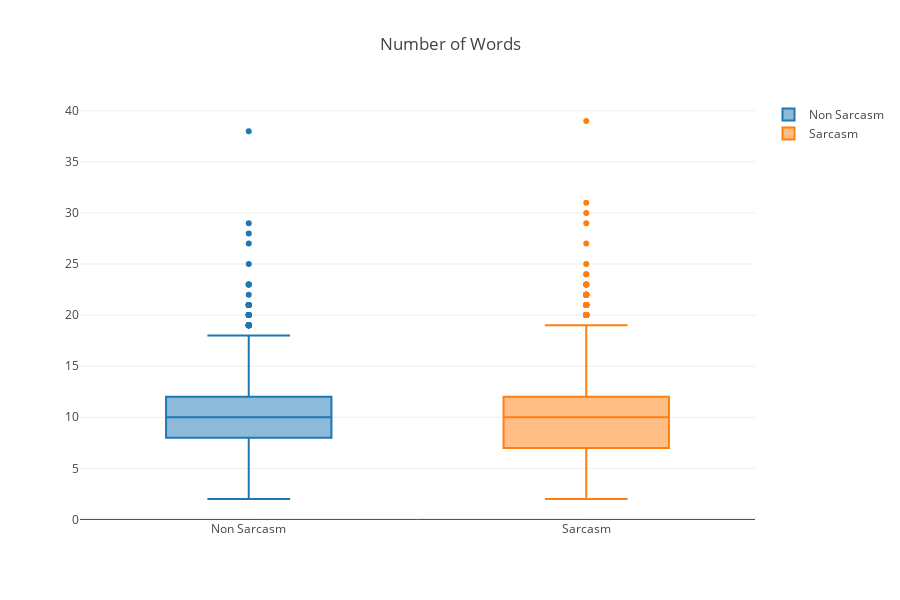

Source (notebook cell):
### Code cell
trace0 = go.Box(y = df[df['is_sarcastic'] == 0]['num_words'], name = 'Non Sarcasm')
trace1 = go.Box(y = df[df['is_sarcastic'] == 1]['num_words'], name = 'Sarcasm')
data = [trace0, trace1]
layout = go.Layout(title = 'Number of Words',
                   width = 900,
                   height = 600)
fig = go.Figure(data, layout)
pyo.offline.iplot(fig)

### Figure 1 — Plotly figure (JSON) as saved in the notebook; plotly's stock layout.template omitted (floating-point values rounded to 4 significant figures; data arrays with more than 128 entries replaced by an {"elided": "..."} marker saying what was removed)
{"data": [{"name": "Non Sarcasm", "type": "box", "uid": "0a39183d-3708-4a78-ae14-1469e4a18d10", "y": {"elided": "14985 int values"}}, {"name": "Sarcasm", "type": "box", "uid": "cab2c378-80f0-49aa-977f-9e6e14107985", "y": {"elided": "11724 int values"}}], "layout": {"height": 600, "title": {"text": "Number of Words"}, "width": 900}}
